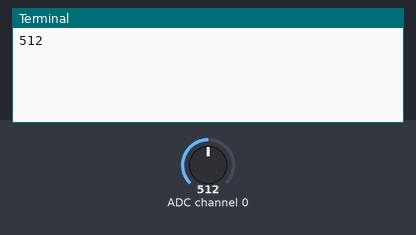
A program run on a simulated Raspberry Pi (BCM pin numbers). On the bench: the last lines printed to the terminal. The test bench sets the inputs (shaded band); at power-on: ADC channel 0 = 512 (analog values on the 0–1023 scale).

Above: at 1.2 s.
1.3 s: ADC channel 0 set to 716
At 2.6 s:
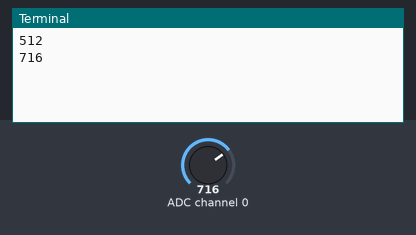
2.8 s: ADC channel 0 set to 900
At 3.5 s:
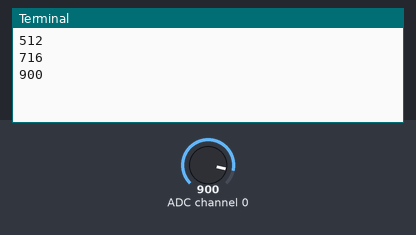
Timing chart, 0 to 5.8 s (numbered marks = the images above; inputs shaded):
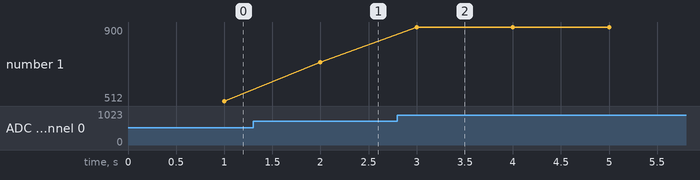

The program:

analogSensor.py
```python
import sensor
import spidev, time

class AnalogSensor(sensor.Sensor):
    def __init__(self):
        sensor.Sensor.__init__(self)
        self.__spiDevManager = SpiDevManager().instance()

    def setChannel(self,_channel):
        self.__channel = _channel

    def getData(self):
        return self.__spiDevManager.getAnalogData(self.__channel)


class SpiDevManager():
    __instance = None

    @classmethod
    def __getInstance(cls):
        return cls.__instance

    @classmethod
    def instance(cls):
        cls.__instance = cls()
        cls.instance = cls.__getInstance
        cls.__instance.initSpi()
        return cls.__instance

    def initSpi(self):
        self.spi = spidev.SpiDev()
        self.spi.open(0, 0)
        self.spi.max_speed_hz = 1350000

    def getAnalogData(self, _channel):
        r = self.spi.xfer2([1, (8 + _channel) << 4,0])
        adc_out = ((r[1]&3) << 8) + r[2]
        return adc_out


if __name__ == "__main__":
    ase = AnalogSensor()
    ase.setChannel(0)
    while True:
        time.sleep(1)
        print(ase.getData())
```

sensor.py
```python
class Sensor():
    def __init__(self):
        pass
    def getData(self):
        pass
```

Measured:
- after the input at 1.3 s, the terminal: prints a new line after 0.70 s (image 1)
- after the input at 2.8 s, the terminal: prints a new line after 0.20 s (image 2)
- plotted number 1: 512 → 716 after the input at 1.3 s, 716 → 900 after the input at 2.8 s
